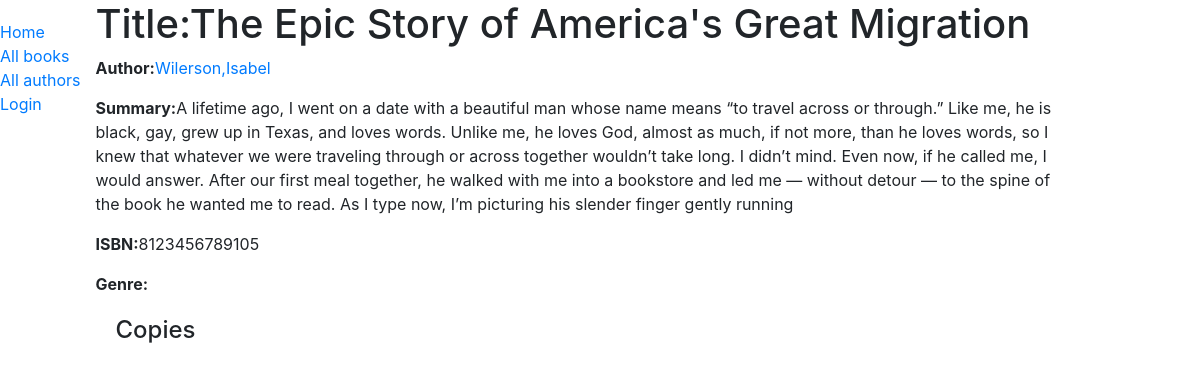
Page /book/3 on the committed database.
### catalog/models.py (models this page shows, shortened)
class Book(models.Model):
    title=models.CharField(max_length=200)
    author=models.ForeignKey(
        'Author',
        on_delete=models.SET_NULL,
        null=True)
    summary = models.TextField(max_length=1000,help_text="Enter a brief description of the book")
    isbn = models.CharField('ISBN',max_length=13,unique=True,help_text="13 Characters <a href='https://www.isbn-international.org/content/what-isbn'>ISBN number</a>")
    """
    #ManyToManyField used because genre can contain many books.
    #Books Model Object can cover many genres.
    #Genre class has already been defined so we can specify the object above
    #

    """
    genre =models.ManyToManyField(Genre,
        help_text="Select a genre for this book")
    def display_genre(self):
        """Create a string for the Genre.
        This is required to display genre in Admin"""
        return ','.join(genre.name for genre in self.genre.all()[:3])
    display_genre.short_description='Genre'

class Author(models.Model):
    first_name=models.CharField(max_length=100)
    last_name=models.CharField(max_length=100)
    date_of_birth=models.DateTimeField(null=True,blank=True)
    date_of_death=models.DateTimeField('Died',null=True,blank=True)
    def get_absolute_url(self):
        return reverse('book-detail',args=[str(self.id)])
    def __str__(self):
        return f'{self.last_name},{self.first_name}'
    class Meta:
        ordering=['last_name','first_name']

### catalog/views.py (the view)
# urls.py: path('book/<int:pk>',views.BookDetailView.as_view(),name='book-detail'),
class BookDetailView(generic.DetailView):
    model = Book
    paginate_by=5
    template_name='book_detail.html'

### catalog/templates/book_detail.html (shortened to what this page needs)
{% extends "base_generic.html" %}
{% block content %}
<h1>Title:{{  book.title  }}</h1>
<p><strong>Author:</strong><a href=" {{book.author.get_absolute_url}}">{{  book.author  }}</a></p>
<p><strong>Summary:</strong>{{  book.summary  }}</p>
<p><strong>ISBN:</strong>{{  book.isbn  }}</p>
<p><strong>Genre:</strong>{{  book.all|join:" ,"  }}</p>
<div style="margin-left:20px;margin-top:20px">
    <h4>Copies</h4>
   {% endblock %}

### rows in the picture
Book: title "The Epic Story of America's Great Migration", author "Wilerson,Isabel", summary "A lifetime ago, I went on a date with a beautiful man whose name means “to travel across or through.” Like me, he is black, gay, grew up in Texas, and loves words. Unlike me, he loves God, almost as much, if not more, than he loves words, so I knew that whatever we were traveling through or across together wouldn’t take long. I didn’t mind. Even now, if he called me, I would answer. After our first meal together, he walked with me into a bookstore and led me — without detour — to the spine of the book he wanted me to read. As I type now, I’m picturing his slender finger gently running", isbn "8123456789105"
